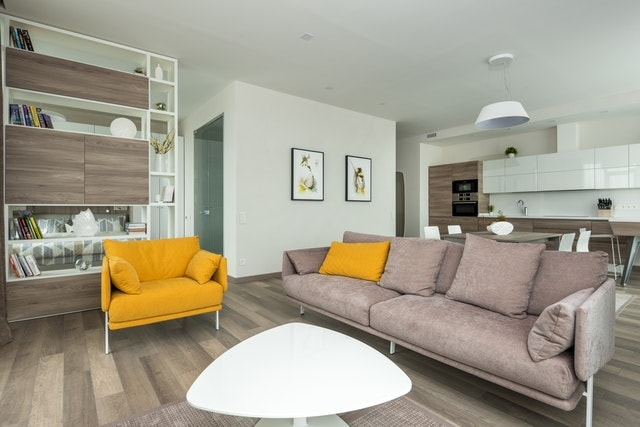
#> input picture images/bases-de-la-decoration-interieur.jpg, 640 x 427 px, found by its file name
$ python 'wall_detection version 30%.py'
#> lines starting #> are read from the running program, lines starting #| are printed output that depends on the picture; after the words box and inside, x2 and y2 are one past the last pixel; in counts of white or black regions, pixels touching at a corner belong together
import cv2
import numpy as np
import tkinter as tk
from tkinter import colorchooser

# Global variables
image = None
contours = []
original_image = None

# Function to open a color picker and apply the chosen color to the clicked wall
def select_color_and_recolor(x, y):
    global image, contours

    # Check which contour was clicked
    for i, contour in enumerate(contours):
        if cv2.pointPolygonTest(contour, (x, y), False) >= 0:
            # Open the color picker
            color = colorchooser.askcolor()[0]
            if color:
                # Convert the color from RGB to BGR (for OpenCV)
                color_bgr = (int(color[2]), int(color[1]), int(color[0]))

                # Create a mask for the clicked wall
                mask = np.zeros_like(gray_image, dtype=np.uint8)  # Ensure it's 8-bit
                cv2.drawContours(mask, contours, i, 255, thickness=cv2.FILLED)  # Fill contour in mask

                # Recolor the wall
                recolor_wall(mask, color_bgr)
            break

# Function to recolor the wall using blending for a natural effect
def recolor_wall(mask, color_bgr):
    global image, original_image

    # Convert the mask to 3 channels (for BGR image)
    mask_3channel = cv2.merge([mask, mask, mask])

    # Create an image filled with the chosen color
    colored_wall = np.zeros_like(image)
    colored_wall[:] = color_bgr

    # Blend the original image with the recolored wall
    recolored_image = cv2.addWeighted(original_image, 0.6, colored_wall, 0.4, 0)

    # Apply the mask to recolor only the wall
    image = np.where(mask_3channel == 255, recolored_image, image)

    # Display the updated image
    cv2.imshow('Recolor Walls', image)

# Mouse callback function to handle clicks
def mouse_click_event(event, x, y, flags, param):
    if event == cv2.EVENT_LBUTTONDOWN:
        select_color_and_recolor(x, y)

# Load and resize the image
image = cv2.imread(r"C:\Users\lenovo\Desktop\Wall_Detection\images\bases-de-la-decoration-interieur.jpg")
#> image is the input picture: shape (427, 640, 3); mean B, G, R 142.7, 158.1, 162.7
original_image = cv2.resize(image.copy(), (600, 400))
image = cv2.resize(image, (600, 400))

# Convert to grayscale and apply adaptive thresholding for better wall detection
gray_image = cv2.cvtColor(image, cv2.COLOR_BGR2GRAY)
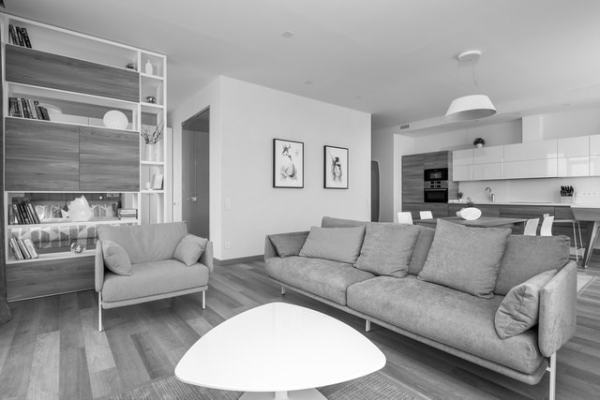
#> gray_image: shape (400, 600); min 0, max 255, mean 157.6
blurred_image = cv2.GaussianBlur(gray_image, (5, 5), 0)
adaptive_thresh = cv2.adaptiveThreshold(blurred_image, 255, cv2.ADAPTIVE_THRESH_GAUSSIAN_C,
                                        cv2.THRESH_BINARY_INV, 11, 2)
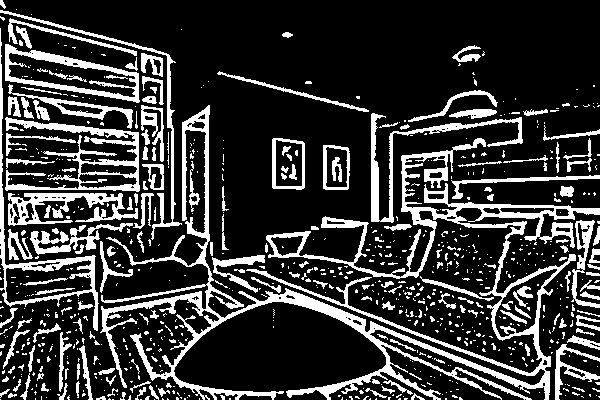
#> adaptive_thresh: shape (400, 600); 21.4% white; 806 white regions (628 under 20 px)

# Find contours (walls)
contours, _ = cv2.findContours(adaptive_thresh, cv2.RETR_EXTERNAL, cv2.CHAIN_APPROX_SIMPLE)
#> contours = 755 contours, 645 with area under 20; largest, box (x1, y1, x2, y2) and area: (100, 105, 600, 400) 17357, (5, 44, 140, 103) 4194, (0, 28, 99, 331) 3987, (5, 117, 140, 192) 3112, (8, 193, 138, 226) 1786

# Draw contours on the image
contour_image = image.copy()
cv2.drawContours(contour_image, contours, -1, (0, 255, 0), 2)
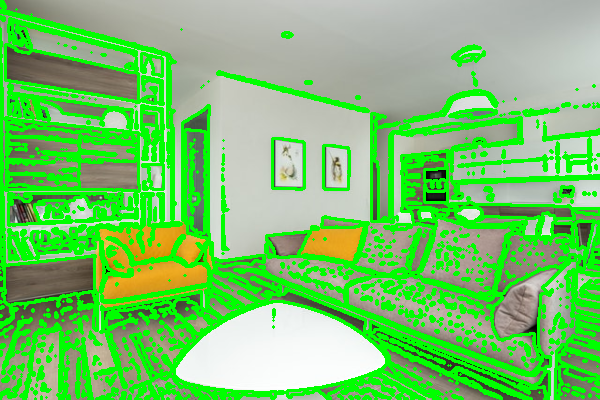
#> contour_image: shape (400, 600, 3); mean B, G, R 106.3, 197.7, 118.6

# Display the image with detected walls
cv2.imshow('Recolor Walls', contour_image)

# Set the mouse callback to capture clicks
cv2.setMouseCallback('Recolor Walls', mouse_click_event)

# Wait until the user presses a key
cv2.waitKey(0)
cv2.destroyAllWindows()

$ run again, with images/blog-30.jpg copied over images/bases-de-la-decoration-interieur.jpg
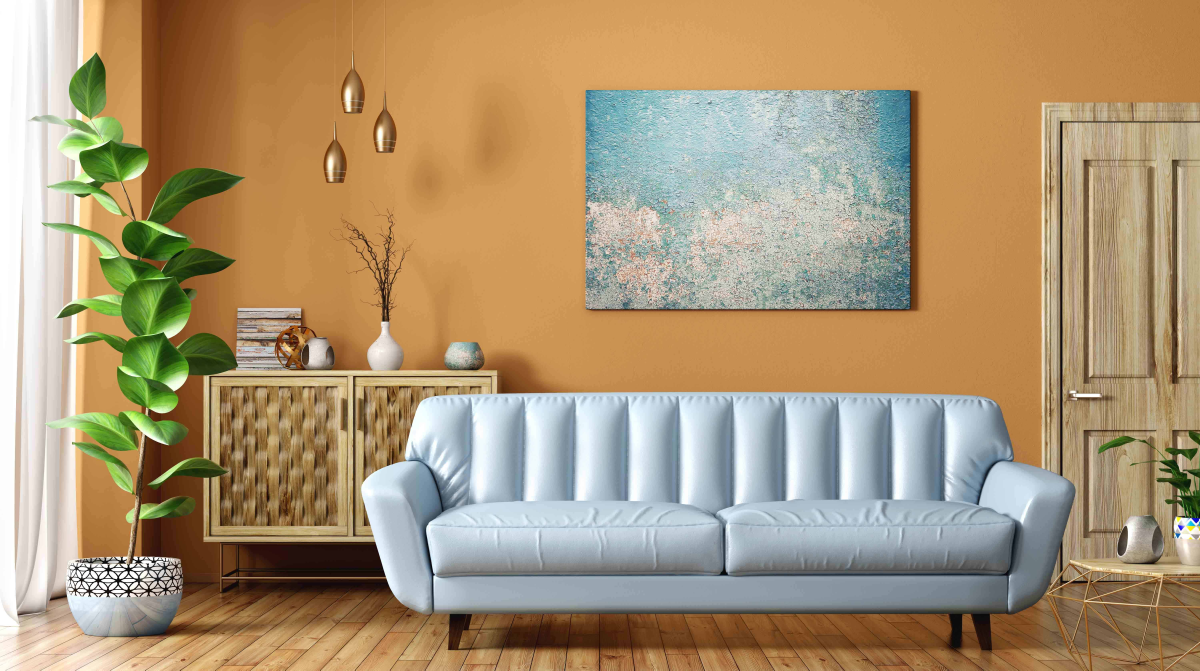
#> input picture images/blog-30.jpg, 6000 x 3352 px, found by its file name (shown at 1/5 size)
#> image is the input picture: shape (3352, 6000, 3); mean B, G, R 116, 149.3, 171.9
#> `adaptive_thresh = cv2.adaptiveThreshold(blurred_image, 255, cv2.ADAPTI..`:
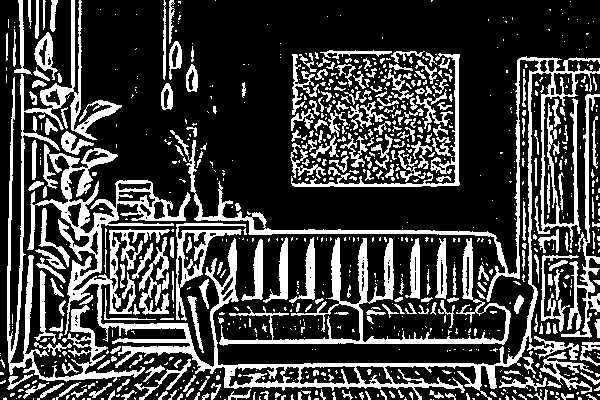
#> adaptive_thresh: shape (400, 600); 25.8% white; 877 white regions (597 under 20 px)
#> contours = 853 contours, 673 with area under 20; largest, box (x1, y1, x2, y2) and area: (27, 56, 600, 400) 18812, (7, 0, 145, 382) 4654, (219, 237, 511, 346) 3607, (176, 223, 246, 321) 1765, (561, 94, 600, 338) 1250
#> `cv2.drawContours(contour_image, contours, -1, (0, 255, 0), 2)`:
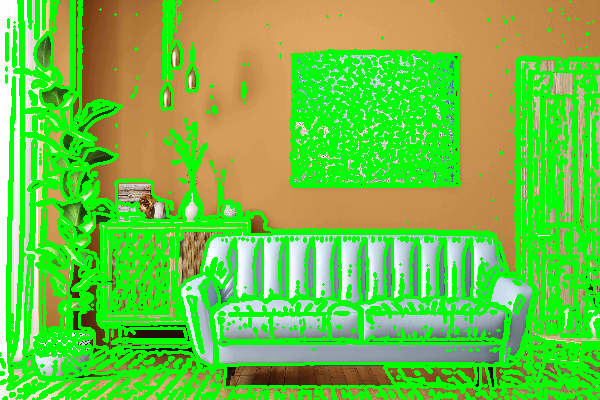
#> contour_image: shape (400, 600, 3); mean B, G, R 67.3, 195.9, 108.2
